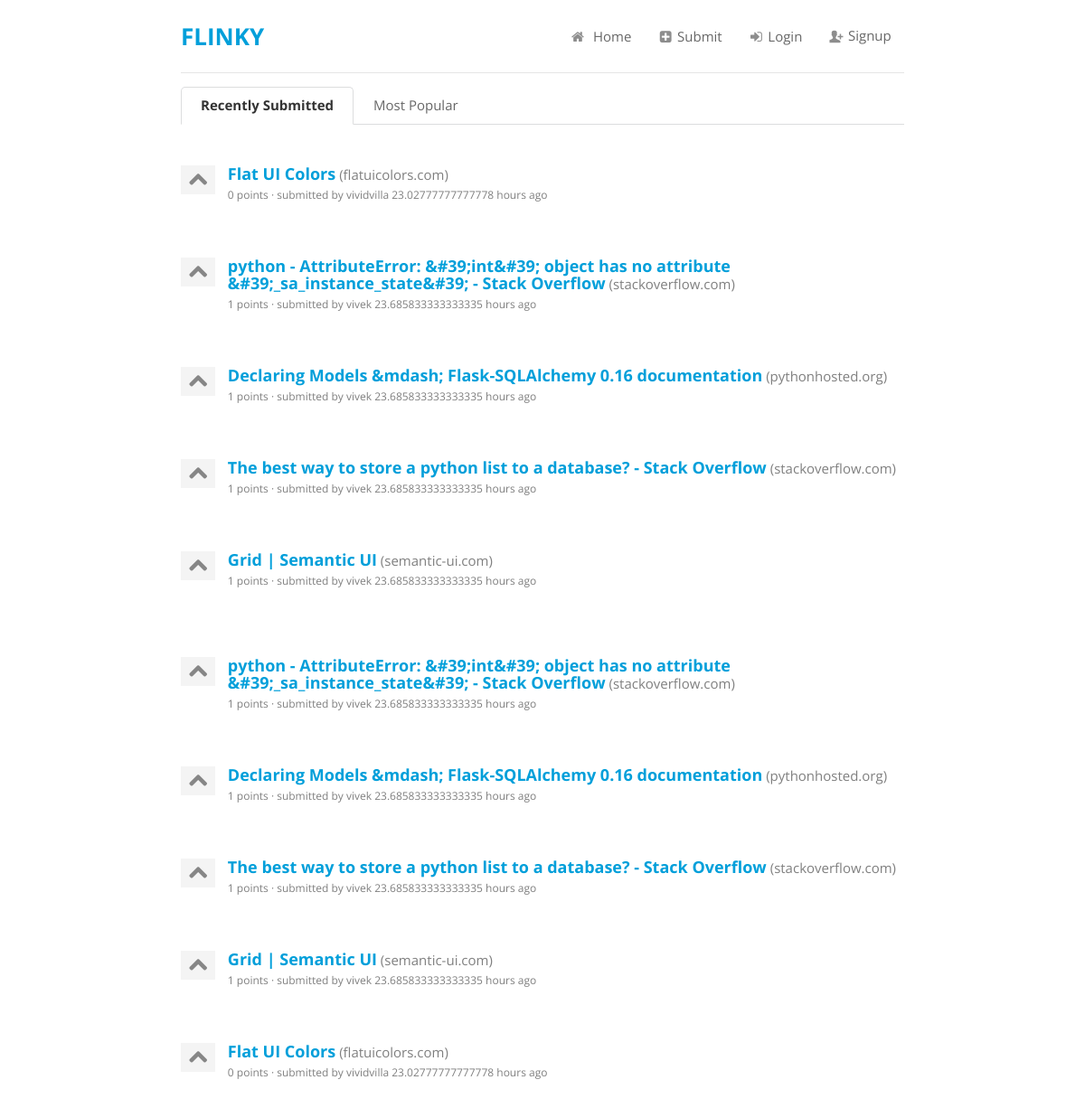
Before: / with the older database file.
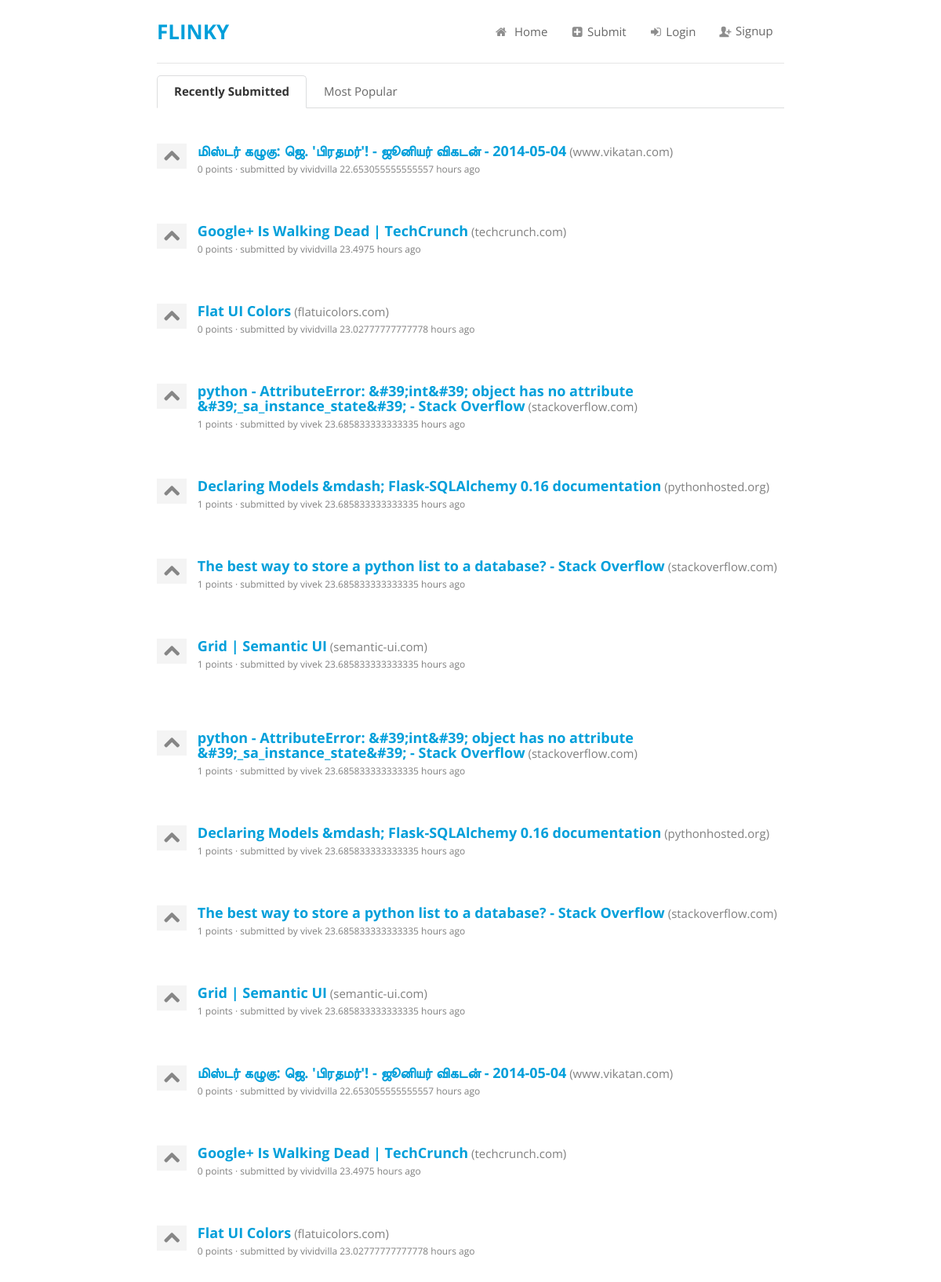
After: the same page with the newer database file.
### flinky/models.py (models this page shows, shortened)
class Link(db.Model):
    id = db.Column(db.Integer, primary_key = True)
    link = db.Column(db.String(240), unique = True)
    title = db.Column(db.String(240))
    points = db.Column(db.Integer)
    domain = db.Column(db.String(240))
    submitted = db.Column(db.DateTime())
    user_id = db.Column(db.Integer, db.ForeignKey('user.id'))
    user = db.relationship('User', backref = 'link', uselist=False)
    upvotes = db.relationship('User', secondary=upvotes, backref=db.backref('upvoted', lazy='dynamic'))

class User(db.Model):
    id = db.Column(db.Integer, primary_key = True)
    username = db.Column(db.String(80), unique = True)
    email = db.Column(db.String(80), unique = True)
    password = db.Column(db.Text)
    joined = db.Column(db.DateTime())
    karma = db.Column(db.Integer(), default = 0)

### flinky/views/link.py (the view)
@app.route('/')
def index():
	links = Link.query.order_by(desc(Link.id)).all()
	return render_template('home.html', links = links)

### flinky/__init__.py (called while the page is built)
@app.before_request
def set_session():
    session.modified = True

### flinky/utils.py (called while the page is built)
@app.template_filter('calc_time')
def calc_time(date):
	curr_date = datetime.now()
	diff = curr_date - date
	seconds = diff.seconds
	days = diff.days
	if days > 365:
		return "{} years".format(days/365)
	elif days > 30:
		return "{} months".format(days/30)
	elif days > 1:
		return "{} days".format(days)
	elif seconds > 7200:
		return "{} hours".format(seconds/3600)
	elif seconds > 120:
		return "{} minutes".format(seconds/60)
	else:
		return "{} seconds".format(seconds)

### flinky/templates/home.html (shortened to what this page needs)
{% extends 'base.html' %}
{% block content %}
<div class="ui tabular filter menu">
  <a class="active item" data-tab="sumitted">Recently Submitted</a>
  <a class="item" data-tab="popular">Most Popular</a>
</div>
<div class="ui divided inbox selection list active tab" data-tab="sumitted">
{% if links %}
{% for link in links %}
<div class="ui list">
	<div class="item">
		<div class="ui grid">
			<div class="left floated one wide column">
				<a class="upvote {% if session.logged_in %}{{ link.upvotes | submitted_by_me }}{% endif %}" href="{{ url_for('upvote', linkid = link.id, prev = request.path ) }}"><i class="large up arrow outline icon"></i></a>
			</div>
			<div class="right floated fifteen wide column">
				<div class="content">
					<a class="header links" href="{{ link.link }}" target="_blank">{{ link.title }}</a> <span class="description">({{ link.domain }})</span>
					<div class="description link-desc">{{ link.points }} points &middot; submitted by {{ link.user.username }} {{ link.submitted | calc_time }} ago </div>
				</div>
			</div>
		</div>
	</div>
</div>
{% endfor %}
{% else %}
<h4>No links submitted yet</h4>
{% endif %}
</div>
<div class="ui divided inbox selection list active tab" data-tab="popular">
{% if links %}
{% for link in links|sort(attribute='points', reverse = True) %}
<div class="ui list">
	<div class="item">
		<div class="ui grid">
			<div class="left floated one wide column">
				<a class="upvote {% if session.logged_in %}{{ link.upvotes | submitted_by_me }}{% endif %}" href="{{ url_for('upvote', linkid = link.id, prev = request.path ) }}"><i class="large up arrow outline icon"></i></a>
			</div>
			<div class="right floated fifteen wide column">
				<div class="content">
					<a class="header links" href="{{ link.link }}" target="_blank">{{ link.title }}</a> <span class="description">({{ link.domain }})</span>
					<div class="description link-desc">{{ link.points }} points &middot; submitted by {{ link.user.username }} {{ link.submitted | calc_time }} ago </div>
				</div>
			</div>
		</div>
	</div>
</div>
{% endfor %}
{% else %}
<h4>No links submitted yet</h4>
{% endif %}
</div>
{% endblock %}

### flinky/templates/base.html (shortened to what this page needs)
<!DOCTYPE html>
<html>
<head>
  <link rel="stylesheet" type="text/css" href="{{ url_for('static', filename='semantic/css/semantic.css') }}">
  <link rel="stylesheet" type="text/css" href="{{ url_for('static', filename='semantic/css/custom.css') }}">
</head>
<body>
	<div class="wrap">
	<header>
		<div class="ui grid">
			<div class="left floated four wide column">
				<div class="header-title"><h1><a href="/">Flinky</a></h1></div>
			</div>
			<div class="right floated ten wide column">
				<div class="ui secondary pointing menu topmenu">
					 <div class="right menu">
						<a class="item" href="/"><i class="home icon"></i> Home</a>
						<a class="item" href="/submit/"><i class="add sign box icon"></i>Submit</a>
						{% if session['logged_in'] %}
						<a class="item" href="/profile/"><i class="user icon"></i>Profile</a>
						<a class="item" href="/logout/"><i class="sign out icon"></i>Logout</a>
						{% else %}
						<a class="item" href="/login/"><i class="sign in icon"></i>Login</a>
						<a class="item" href="/signup/"><i class="add user basic icon"></i>Signup</a>
						{% endif %}
					</div>
				</div>
			</div>
		</div>
	</header>
	{% block content %}
	{% endblock %}
	</div>
</body>
</html>

### flinky/static/semantic/css/custom.css (style rules this page uses)
html, body { font-size: 15px; height: 100%; }
body { font-family: "Open Sans", "Helvetica Neue", "Helvetica", "Arial", sans-serif; background: #FFFFFF; margin: 0px; padding: 0px; color: #555555; text-rendering: optimizeLegibility; min-width: 320px; }
.ui.header, h1, h2 { font-weight: normal !important; }
a { color: #009FDA; text-decoration: none; -webkit-transition: color 0.3s ease; -moz-transition: color 0.3s ease; transition: color 0.3s ease; }
.wrap { max-width: 800px; margin: 0 auto; padding: 0; }
header { border-bottom: 1px solid #e5e5e5; height: 80px; }
header .header-title { text-transform: uppercase; }
.header-title h1 { font-size: 26px; font-weight: 700 !important; padding: 5px 0; }
.ui.secondary.pointing.menu.topmenu { border: 0; padding: 23px 0; }
.ui.grid.header-form, .ui.grid.header-form > .column, .ui.grid.header-form h4, .ui.grid.header-form h2, header .ui.grid > .column, header .ui.grid { margin: 0; padding: 0; }
.upvote { display: inline-block; background: #f4f4f4; padding: 5px; }
.upvote i.icon { padding: 0; margin: 0; }
.links { font-size: 1.2em; }
.link-desc { margin-top: 5px; font-size: 0.8em; }
.ui.divided.list > .item, .ui.divided.list:not(.horizontal) > .list { border-top: none; }
.ui.divided.list:not(.horizontal) .list .item { padding-left: 0; padding-right: 0; }

Changed rows visible on the page:
added Link: title "மிஸ்டர் கழுகு: ஜெ. 'பிரதமர்'! - ஜூனியர் விகடன் - 2014-05-04", domain "www.vikatan.com", points "0", user.username "vividvilla", submitted|calc_time "22.653055555555557 hours"
added Link: title "Google+ Is Walking Dead | TechCrunch", domain "techcrunch.com", points "0", user.username "vividvilla", submitted|calc_time "23.4975 hours"
